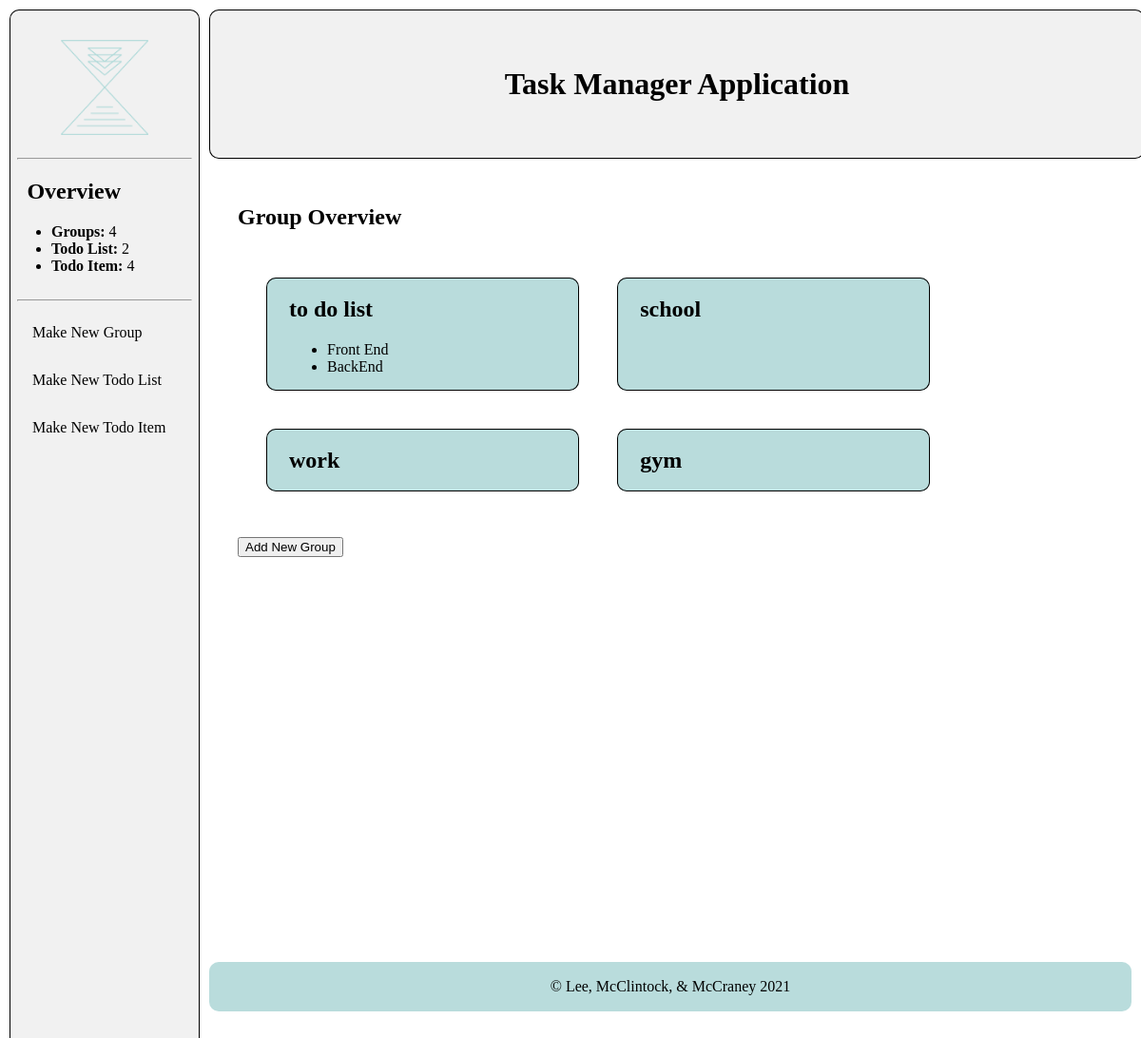
The page / on the database its author committed.
### calendarApp/models.py (models this page shows, shortened)
class Group(models.Model):
    name = models.CharField(max_length=200)
    def __str__(self):
        return self.name

class TodoList(models.Model):
    group = models.ForeignKey(Group, on_delete=models.CASCADE)
    name = models.CharField(max_length=200)
    def getGroup(self):
        return str(self.group)

### calendarApp/views.py (the view)
# urls.py: path('', views.index, name='index'),
def index(request):
    groups = Group.objects.all()
    todoLists = TodoList.objects.all()
    todoItems = TodoItem.objects.all()
    context = {
        "groups": groups,
        "todoLists": todoLists,
        "todoItems": todoItems,
    }
    return render(request, "index.html", context=context)

### calendarSite/context_processors.py (called while the page is built)
def count(request):
    return {
        'num_Group': Group.objects.all().count(),
        'num_TodoList': TodoList.objects.all().count(),
        'num_TodoItem': TodoItem.objects.all().count(),
    }

### calendarApp/templates/index.html
{% extends "base_generic.html" %}
{% block content %}
<div class="content">
  <div class="main">
    <h2>Group Overview</h2>
    {% if groups %}
      <div class="indexOverview">
        {% for group in groups %}
          <div class="groups">
            <h2><a href="/{{group.name}}">{{group.name}}</a></h2>
            <ul class="todoList">
            {% for todoList in todoLists %}
              {% if todoList.getGroup == group.name %}
                <li><a href="/{{todoList.group}}/{{todoList.name}}">{{todoList.name}}</a></li>
              {% endif %}
            {% endfor %}
            </ul>
          </div>
        {% endfor %}
      </div>
      <br>
      <button onclick="location.href='/makeNewGroup'">Add New Group</button>
    {% endif %}
  </div>
</div>
{% endblock %}

### calendarApp/static/calendarApp/style.css (style rules this page uses)
body { margin: 10px; }
h2 { color: black; }
a { color: black; }
a:link { text-decoration: none; }
div.main { width: 80%; max-width: 1920px; height: 100%; position: relative; padding-left: 1.5rem; padding-top: 11.5rem; }
div.content { margin-left: 200px; padding: 1px 16px; height: 1000px; }
.indexOverview, .groupOverview { padding: 30px; display: grid; grid-template-columns: repeat(auto-fit, minmax(15rem, 1fr)); grid-gap: 2.5rem; border-radius:10px; }
.groups, .todoLists { background-color: #B9DCDC; padding-left: 1.5rem; border-radius:10px; box-shadow: 0px 0px 0px 1px black inset; }

### rows shown on the page
Group: name "to do list"
TodoList: name "Front End"
TodoList: name "BackEnd"
Group: name "school"
Group: name "work"
Group: name "gym"

### other values the page prints
{{ num_Group }} "4"
{{ num_TodoList }} "2"
{{ num_TodoItem }} "4"
